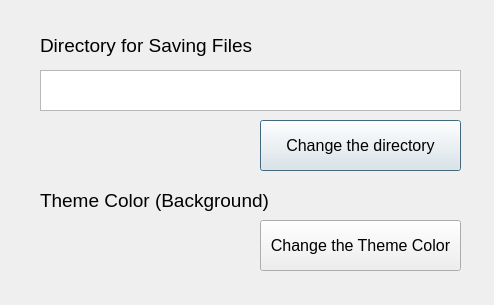
<?xml version="1.0" encoding="UTF-8"?>
<ui version="4.0">
 <class>Settings</class>
 <widget class="QDialog" name="Settings">
  <property name="geometry">
   <rect>
    <x>0</x>
    <y>0</y>
    <width>494</width>
    <height>305</height>
   </rect>
  </property>
  <property name="windowTitle">
   <string>Dialog</string>
  </property>
  <widget class="QLabel" name="label">
   <property name="geometry">
    <rect>
     <x>40</x>
     <y>30</y>
     <width>261</width>
     <height>31</height>
    </rect>
   </property>
   <property name="font">
    <font>
     <pointsize>14</pointsize>
    </font>
   </property>
   <property name="text">
    <string>Directory for Saving Files</string>
   </property>
  </widget>
  <widget class="QTextEdit" name="textEdit">
   <property name="geometry">
    <rect>
     <x>40</x>
     <y>70</y>
     <width>421</width>
     <height>41</height>
    </rect>
   </property>
   <property name="styleSheet">
    <string notr="true"/>
   </property>
  </widget>
  <widget class="QPushButton" name="pushButton">
   <property name="geometry">
    <rect>
     <x>260</x>
     <y>120</y>
     <width>201</width>
     <height>51</height>
    </rect>
   </property>
   <property name="font">
    <font>
     <pointsize>12</pointsize>
    </font>
   </property>
   <property name="text">
    <string>Change the directory</string>
   </property>
  </widget>
  <widget class="QLabel" name="label_2">
   <property name="geometry">
    <rect>
     <x>40</x>
     <y>190</y>
     <width>241</width>
     <height>21</height>
    </rect>
   </property>
   <property name="font">
    <font>
     <pointsize>14</pointsize>
    </font>
   </property>
   <property name="text">
    <string>Theme Color (Background)</string>
   </property>
  </widget>
  <widget class="QPushButton" name="pushButton_2">
   <property name="geometry">
    <rect>
     <x>260</x>
     <y>220</y>
     <width>201</width>
     <height>51</height>
    </rect>
   </property>
   <property name="font">
    <font>
     <pointsize>12</pointsize>
    </font>
   </property>
   <property name="text">
    <string>Change the Theme Color</string>
   </property>
  </widget>
 </widget>
 <resources/>
 <connections/>
</ui>
